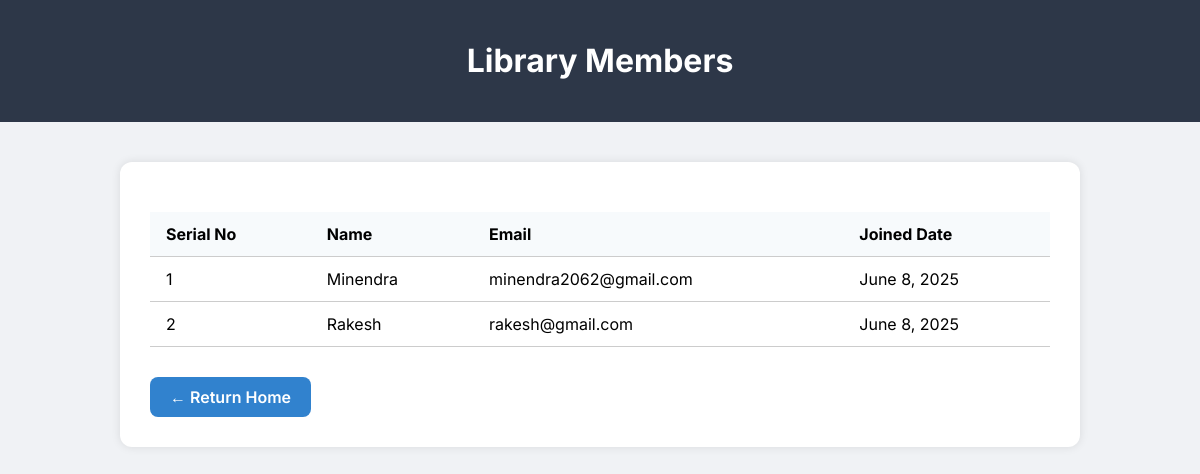
Page /members/ (signed in) on the earlier database version.
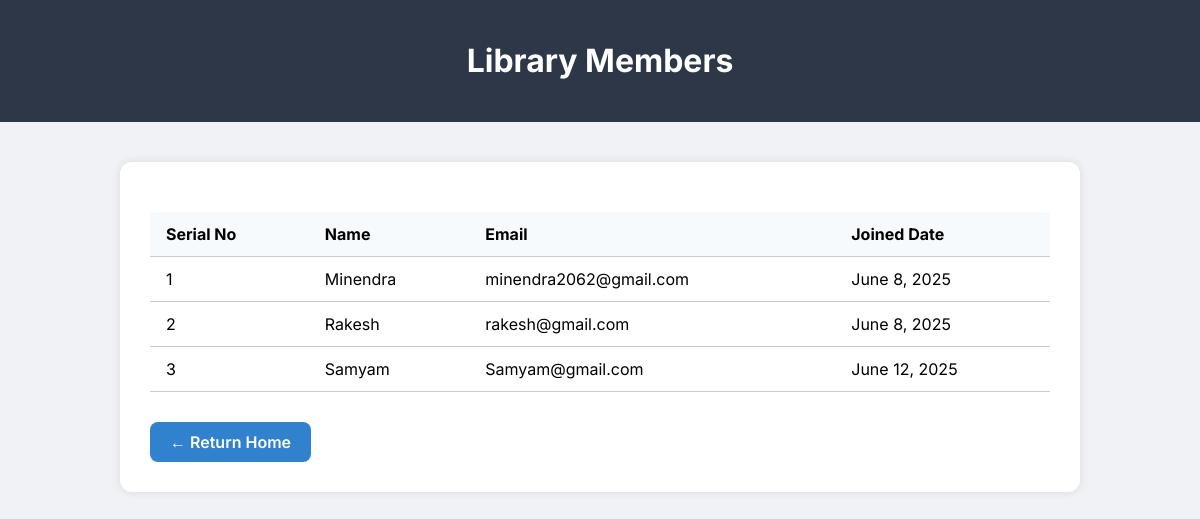
Same page on the later database version.
### homepage/models.py (models this page shows, shortened)
class Member(models.Model):
    name=models.CharField(max_length=30)
    email=models.EmailField(unique=True)
    joined_date=models.DateField(auto_now_add=True)

### homepage/views.py (the view)
# urls.py: path('members/', views.view_members, name='view_members'),
@login_required
def view_members(request):
    members = Member.objects.all()
    return render(request, 'homepage/members.html', {'members': members})

### homepage/templates/homepage/members.html (shortened to what this page needs)
<!DOCTYPE html>
<html lang="en">
<head>
</head>
<body>
<header>
    <h1>Library Members</h1>
</header>
<div class="container">
    <table>
        <thead>
            <tr>
                <th>Serial No</th>
                <th>Name</th>
                <th>Email</th>
                <th>Joined Date</th>
            </tr>
        </thead>
        <tbody>
            {% for member in members %}
            <tr>
                <td>{{ forloop.counter }}</td>
                <td>{{ member.name }}</td>
                <td>{{ member.email }}</td>
                <td>{{ member.joined_date }}</td>
            </tr>
            {% endfor %}
        </tbody>
    </table>
    <a href="{% url 'index' %}" class="btn-home">← Return Home</a>
</div>
</body>
</html>

Differences in the rows shown:
added Member: name "Samyam", email "Samyam@gmail.com", joined_date "June 12, 2025"
